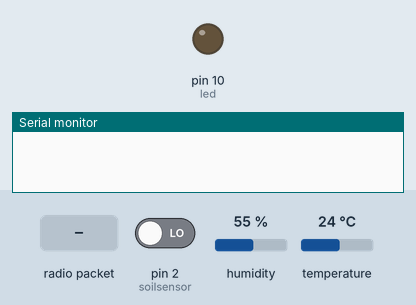
Recording of a sketch running on a simulated Arduino Uno, built with avr-gcc and run on an emulated ATmega328P. Parts: output pins drawn as LEDs (lit = HIGH), the last lines printed to the serial monitor. The test bench sets the inputs (shaded band); at power-on: pin 2 (soilsensor) LOW, humidity 55 %, temperature 24 °C. No radio packets arrive unless stated.

Above: at 1.2 s.
1.3 s: radio packet "1" arrives
3.8 s: pin 2 (soilsensor) driven HIGH
At 5.5 s:
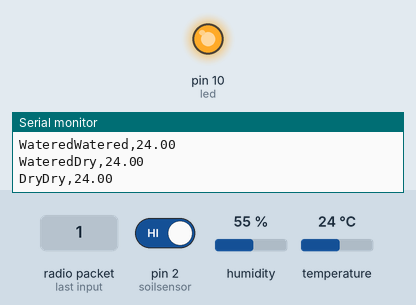
5.9 s: pin 2 (soilsensor) driven LOW
At 7.6 s:
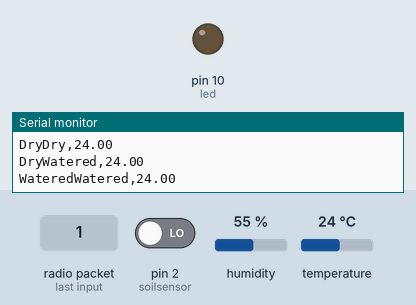
Timing chart, 0 to 9.1 s (numbered marks = the images above; inputs shaded):
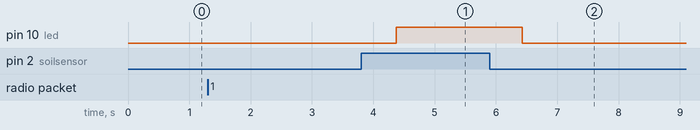

Measured:
- after the input at 3.8 s, pin 10 (led): LOW → HIGH after 0.58 s
- after the input at 5.9 s, pin 10 (led): HIGH → LOW after 0.53 s

The sketch:

GreenhouseCode.ino
```cpp
#include <dht.h>
dht DHT;
// Soil moisture sensor variables
#define soilsensor 2
int soilval;
//Temp sensor
#define dht_apin 9 // Analog Pin sensor is connected to
double tempval;

#define led 10

#include <SPI.h>
#include <nRF24L01.h>
#include <RF24.h>
RF24 radio(7, 8); // CE, CSN
const byte addresses[][6] = {"ghred", "ghsed"};
char charBuf[50];
void setup() {
  Serial.begin(9600);
  radio.begin();
  radio.openWritingPipe(addresses[1]); //00005
  radio.openReadingPipe(1, addresses[0]); //00004
  radio.setPALevel(RF24_PA_MAX);
  pinMode(soilval, INPUT);
  pinMode(dht_apin, INPUT);
  pinMode(led, OUTPUT);
  digitalWrite(led, LOW);
}
void loop() {
  String soilread = "";
  radio.openReadingPipe(1, addresses[0]);
  radio.startListening();
  while (!radio.available());
  soilval = digitalRead(soilsensor);
  if (soilval == 1) {
    soilread = "Dry";
    digitalWrite(led, HIGH);
  }
  else if (soilval == 0) {
    soilread = "Watered";
    digitalWrite(led, LOW);
  }
  //soilval = map(soilval, 550, 0, 0, 100);
  int test = DHT.read11(dht_apin);
  String temps = String(DHT.temperature);
  String message = "";
  message = String(soilread) + "," + temps;
  message.toCharArray(charBuf, 50);
  Serial.println(message);
  radio.stopListening();
  radio.write(&charBuf, sizeof(charBuf));
  delay(1000);
  Serial.print(soilread);
}
```
